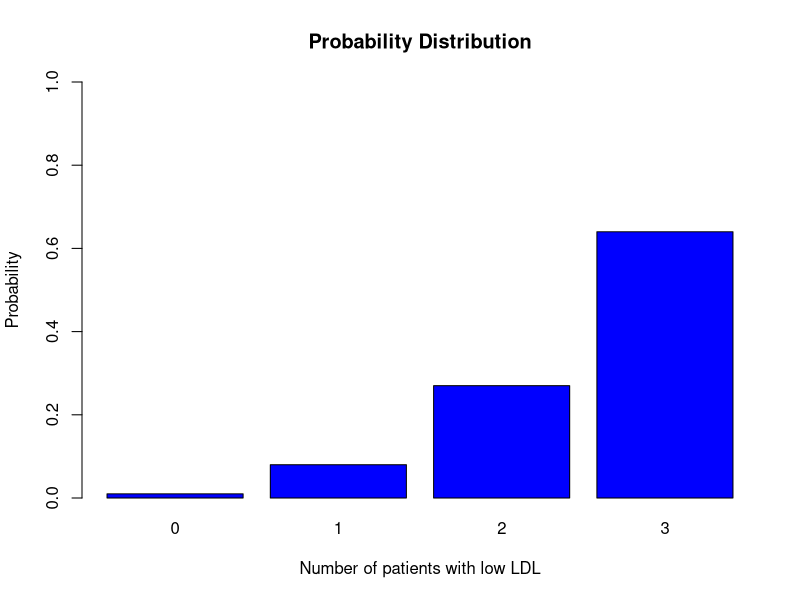
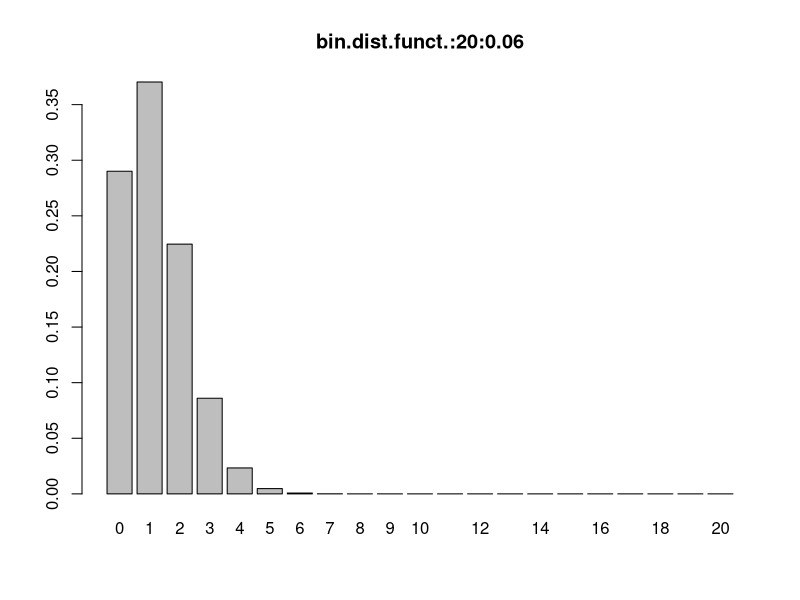
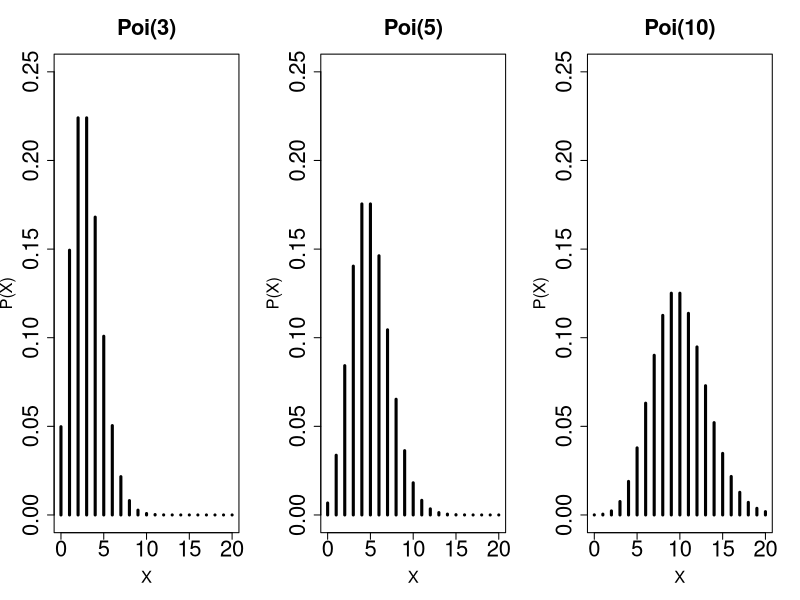

These charts were generated, in order, by the following R code:

################################################################
#                   Biostatistical Methods I                   #
#   Discrete probability distributions: Binomial and Poisson   #
#                     Author: Cody Chiuzan                     #
################################################################


# Probability Distribution Chart

# Probabilities that 0, 1, 2, or all 3 patients will respond to medication

x<-c(0.01,0.08, 0.27, 0.64)
barplot(x, col="blue", main="Probability Distribution", xlab="Number of patients with low LDL", ylab="Probability", names.arg=c(0,1,2,3),ylim=c(0,1))

######################################
#       Binomial Distribution        #
######################################

# Calculate binomial probabilites
# n=20 households, p=0.06 prob. of developing asthma
# Calculate prob of having exaclty 5 infants with asthma
dbinom(5, 20, 0.06)

# Try n=100
dbinom(5, 100, 0.06)


# Calculate prob of having at least 10 infants with asthma: P(X >= 10)= 1-P(X<=9)
# pbinom() gives the cumulative probabilities: P(X<=9)
1-pbinom(9, 20, 0.06)


# Graph binomial distribution
# Create your own function with parameters/arguments: n and p

bin_graph<-function(n,p){
  x<-dbinom(0:n, size=n, prob=p)
  barplot(x, names.arg=0:n, main=sprintf(paste('bin.dist.funct.',n,p,sep=':')))
}

# Call the function for n=20 and p=0.06
bin_graph(20,0.06)

######################################
#       Poisson Distribution        #
######################################

# Calculate Poisson probabilities

# Lambda = 10 calls/hour 
# Calculate prob of having exactly 4 calls in the next hour: P(X=4)
dpois(4, 10)

# Calculate prob of receving mostly 8 calls in one hour: P(X<=8)
# ppois() gives the cumulative probabilities

ppois(8,10)


# Observe the shape of different Poission distributions with varying lambdas
par(mfrow = c(1, 3)) 

# Parameter lambda=3
plot(0:20, dpois(0:20,3),type='h', ylim=c(0,0.25),
     xlab='X', main ='Poi(3)', ylab='P(X)', lwd=3, cex.lab=1.5, cex.axis=2, cex.main=2) 

# Parameter lambda=5
plot(0:20, dpois(0:20,5),type='h', ylim=c(0,0.25),
     xlab='X', main ='Poi(5)', ylab='P(X)', lwd=3, cex.lab=1.5, cex.axis=2, cex.main=2) 

# Parameter lambda=10
plot(0:20, dpois(0:20,10),type='h',ylim=c(0,0.25),
     xlab='X', main ='Poi(10)', ylab='P(X)', lwd=3, cex.lab=1.5, cex.axis=2, cex.main=2) 

# Exercise
# A rare birth defect occurs with probability 0.0001. 
# Assuming that 4,000 babies are born at a large hospital within a year, calculate the probability of having at least 10 babies with a birth defect.
# Compute this probability using both Poisson and Binomial formulae and comment on the results.

# Binomial
1-pbinom(4000, 9, 0.0001)

# Poisson
1-ppois(9,0.4)

# Both probabilites are approximately 0.
